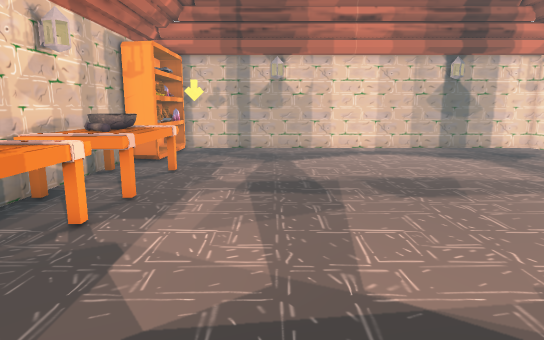
[1] (above)

16 first-person views from a walk through a scene from a Unity 3-D project. The camera is 1.3 m above the floor, tilts 10° down and sees 75° across. The floor is counted in squares, 0.5 m on a side. Each view is taken from the middle of a square. On the plan, view 1 faces up. The plan holds only what a view shows up to about 20 squares ahead; the rest is blank. The place goes on beyond the plan. The player character is not drawn. Door leaves are left out, so doorways stand open. Some surface patterns are stand-ins.

[2]
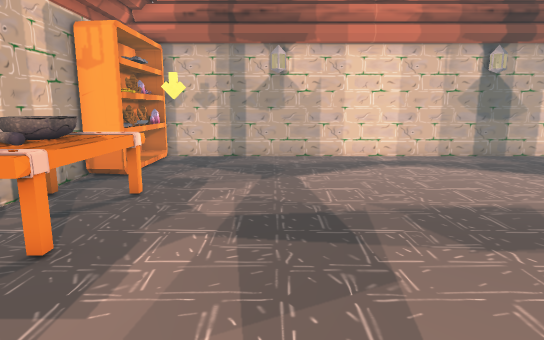

[3]
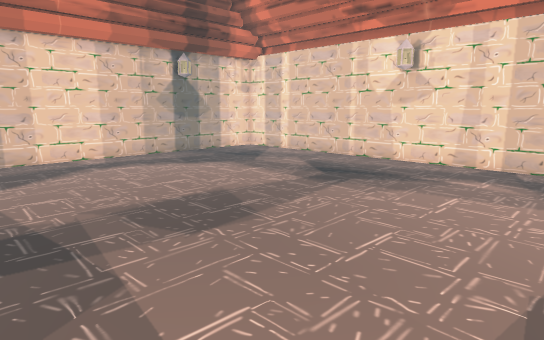

[4]
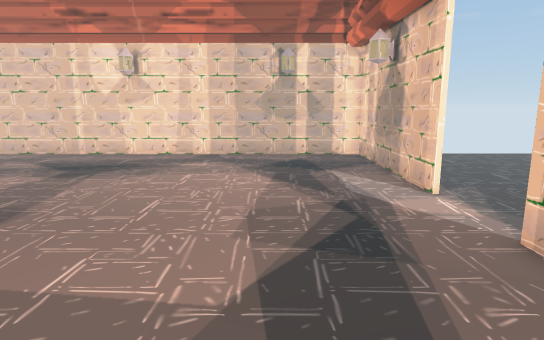

[5]
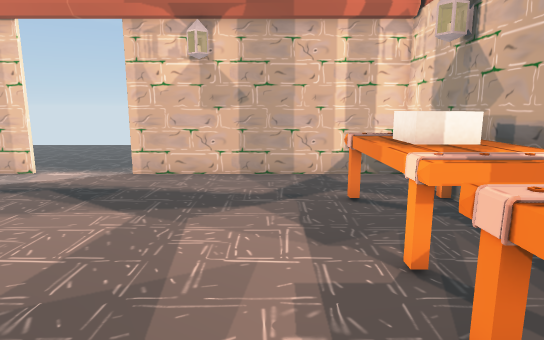

[6]
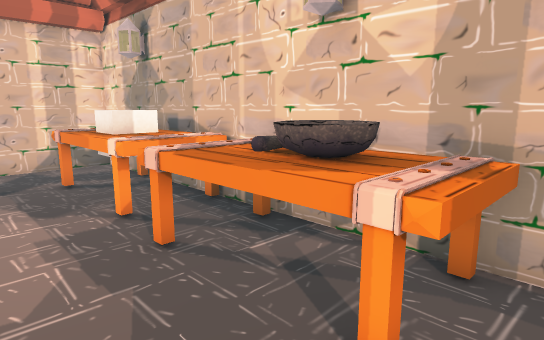

[7]
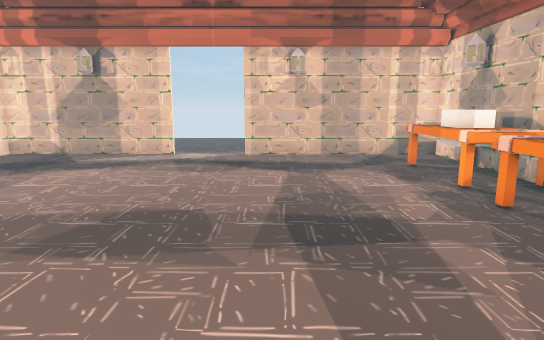

[8]
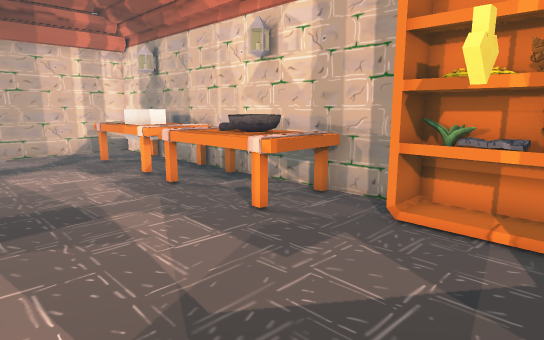

[9]
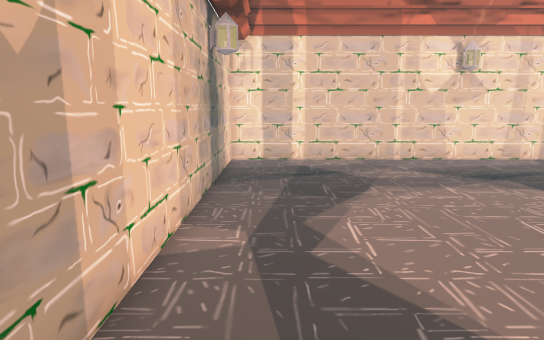

[10]
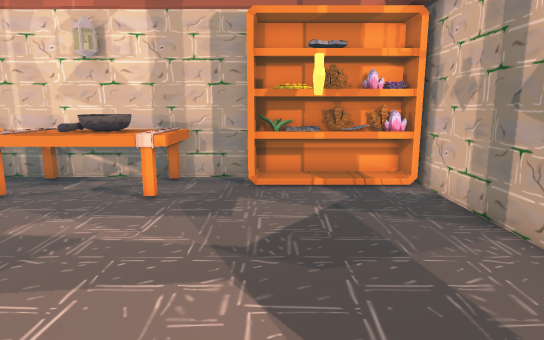

[11]
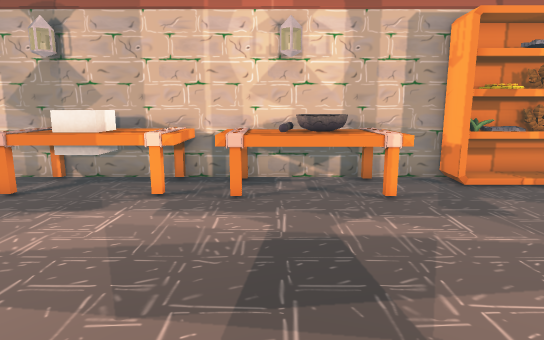

[12]
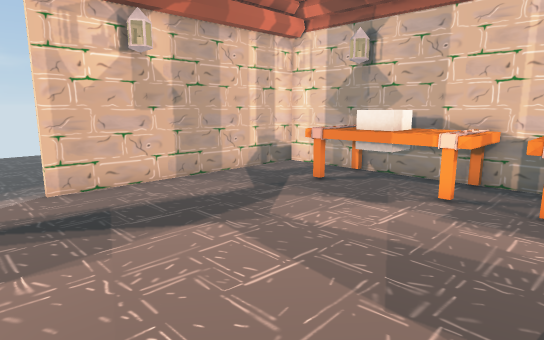

[13]
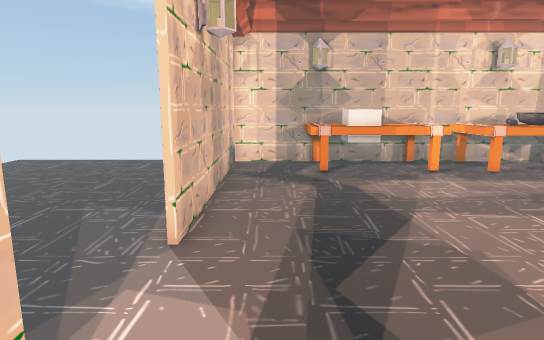

[14]
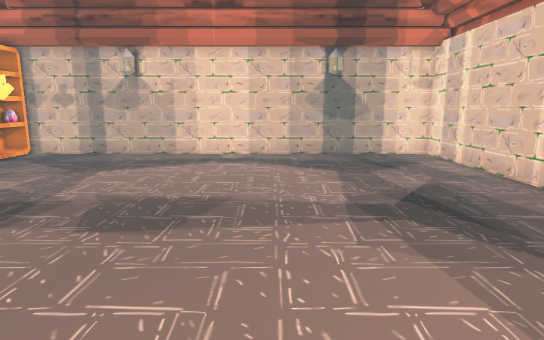

[15]
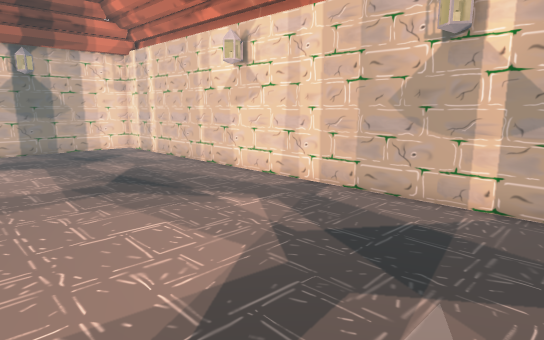

[16]
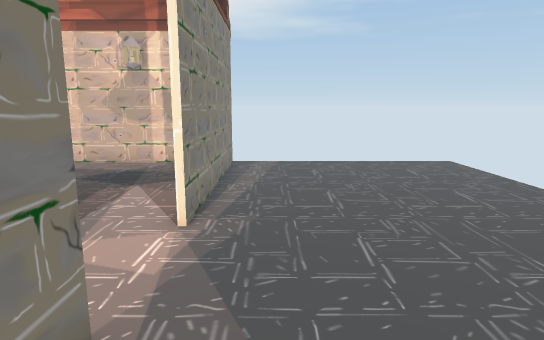

### Floor plan
Points are (right, up) in squares from view 1. A wall is a line through its corners. A room is listed if a view was taken in it or the views show most of it. See-through windows are left out.
Room 1 (views 1, 2, 3, 4, 5, 6, 7, 8, 9, 10, 11, 12, 13, 14, 15)
walls: (7.5, -0.8) (16.8, -0.8) (16.8, 23.1) (-6.1, 23.1); (-7.2, 17.5) (-7.2, 7.4); (-7.2, 2.6) (-7.2, -0.8) (3.6, -0.8)
ways out: open door at (5.5, -1) to room 2
objects: other object (-7, 3) to (-4, 8); other object (-7, 17) to (-6, 21); other object (-7, 22); other object (-6, 9) to (-4, 15); other object (-6, 21) to (-6, 22); other object (-4, 19)
Room 2 (view 16)
walls: (3.6, -1) (2.2, -1); (17, -1) (7.5, -1)
ways out: open door at (5.5, -1) to room 1

Where each view was taken, in squares from view 1:
view 1: 0 up, 0 right, facing up
view 2: 4 up, 0 right, facing up
view 3: 4 up, 0 right, facing up-right
view 4: 4 up, 3 left, facing right
view 5: 13 up, 2 left, facing down
view 6: 16 up, 1 left, facing down-left
view 7: 19 up, 2 right, facing down
view 8: 21 up, 2 right, facing down-left
view 9: 21 up, 1 left, facing right
view 10: 18 up, 6 right, facing left
view 11: 11 up, 6 right, facing left
view 12: 11 up, 6 right, facing down-left
view 13: 1 up, 10 right, facing left
view 14: 3 up, 8 right, facing up
view 15: 0 up, 7 right, facing up-right
view 16: 3 down, 0 right, facing right
